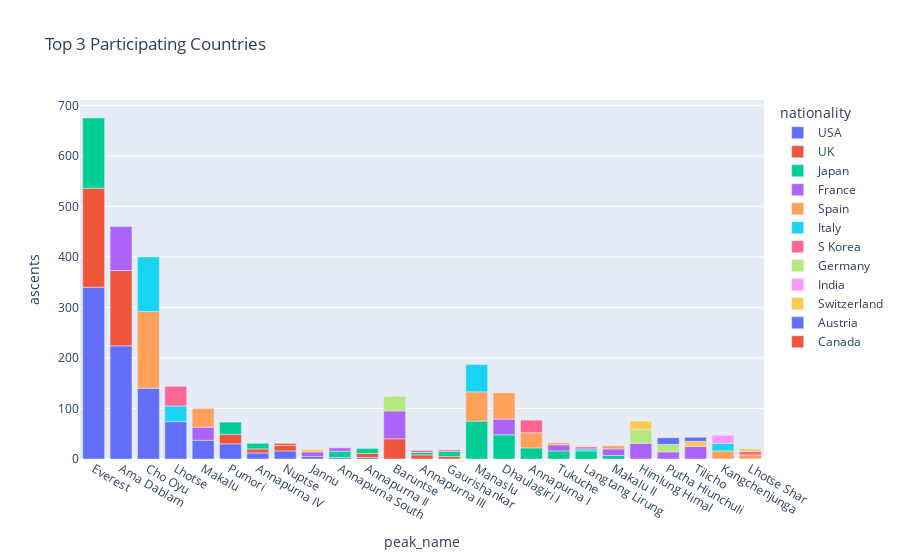

Notebook code for this chart:
### Markdown cell above
If you want to climb a mountain in the Himlaya and want to summit, pick Ama Dablam or Cho Oyu (8k mountain)

### Top 3 Countries Participating Most

### Code cell
# Itermediate DF
tmp_df = data\
    .query("peak_name in @top_25_mountains")\
    .groupby(['peak_name', 'nationality'], as_index=False)\
    .agg({'peak_id': 'count'}).rename(columns={'peak_id': 'ascents'})

top_countries_on_top_peaks = pd.DataFrame()
for peak in top_25_mountains:
    top_countries_on_top_peaks = top_countries_on_top_peaks.append(
        tmp_df.query('peak_name == @peak').sort_values('ascents', ascending=False)[:3]
    )
    
fig = px.bar(top_countries_on_top_peaks,
             x='peak_name',
             y='ascents',
             color='nationality',
             title='Top 3 Participating Countries',
             color_continuous_scale=px.colors.sequential.Bluyl) 
fig.show()

### Figure 1 — Plotly figure (JSON) as saved in the notebook; plotly's stock layout.template omitted (floating-point values rounded to 4 significant figures)
{"data": [{"alignmentgroup": "True", "hovertemplate": "nationality=USA<br>peak_name=%{x}<br>ascents=%{y}<extra></extra>", "legendgroup": "USA", "marker": {"color": "#636efa"}, "name": "USA", "offsetgroup": "USA", "orientation": "v", "showlegend": true, "textposition": "auto", "type": "bar", "x": ["Everest", "Ama Dablam", "Cho Oyu", "Lhotse", "Makalu", "Pumori", "Annapurna IV", "Nuptse", "Jannu", "Annapurna South", "Annapurna II"], "xaxis": "x", "y": [340, 224, 140, 74, 37, 30, 12, 16, 5, 3, 3], "yaxis": "y"}, {"alignmentgroup": "True", "hovertemplate": "nationality=UK<br>peak_name=%{x}<br>ascents=%{y}<extra></extra>", "legendgroup": "UK", "marker": {"color": "#EF553B"}, "name": "UK", "offsetgroup": "UK", "orientation": "v", "showlegend": true, "textposition": "auto", "type": "bar", "x": ["Everest", "Ama Dablam", "Baruntse", "Pumori", "Annapurna IV", "Nuptse", "Annapurna III", "Annapurna II", "Gaurishankar"], "xaxis": "x", "y": [196, 149, 40, 19, 8, 11, 8, 8, 5], "yaxis": "y"}, {"alignmentgroup": "True", "hovertemplate": "nationality=Japan<br>peak_name=%{x}<br>ascents=%{y}<extra></extra>", "legendgroup": "Japan", "marker": {"color": "#00cc96"}, "name": "Japan", "offsetgroup": "Japan", "orientation": "v", "showlegend": true, "textposition": "auto", "type": "bar", "x": ["Everest", "Manaslu", "Dhaulagiri I", "Pumori", "Annapurna I", "Annapurna IV", "Tukuche", "Langtang Lirung", "Makalu II", "Annapurna III", "Annapurna South", "Annapurna II", "Gaurishankar"], "xaxis": "x", "y": [139, 75, 48, 24, 22, 11, 16, 16, 7, 5, 12, 10, 10], "yaxis": "y"}, {"alignmentgroup": "True", "hovertemplate": "nationality=France<br>peak_name=%{x}<br>ascents=%{y}<extra></extra>", "legendgroup": "France", "marker": {"color": "#ab63fa"}, "name": "France", "offsetgroup": "France", "orientation": "v", "showlegend": true, "textposition": "auto", "type": "bar", "x": ["Ama Dablam", "Dhaulagiri I", "Makalu", "Baruntse", "Himlung Himal", "Putha Hiunchuli", "Tilicho", "Tukuche", "Makalu II", "Jannu", "Annapurna South"], "xaxis": "x", "y": [87, 31, 26, 55, 31, 14, 25, 12, 13, 9, 7], "yaxis": "y"}, {"alignmentgroup": "True", "hovertemplate": "nationality=Spain<br>peak_name=%{x}<br>ascents=%{y}<extra></extra>", "legendgroup": "Spain", "marker": {"color": "#FFA15A"}, "name": "Spain", "offsetgroup": "Spain", "orientation": "v", "showlegend": true, "textposition": "auto", "type": "bar", "x": ["Cho Oyu", "Manaslu", "Dhaulagiri I", "Makalu", "Annapurna I", "Kangchenjunga", "Tukuche", "Makalu II", "Lhotse Shar"], "xaxis": "x", "y": [152, 58, 52, 37, 30, 16, 4, 6, 8], "yaxis": "y"}, {"alignmentgroup": "True", "hovertemplate": "nationality=Italy<br>peak_name=%{x}<br>ascents=%{y}<extra></extra>", "legendgroup": "Italy", "marker": {"color": "#19d3f3"}, "name": "Italy", "offsetgroup": "Italy", "orientation": "v", "showlegend": true, "textposition": "auto", "type": "bar", "x": ["Cho Oyu", "Manaslu", "Lhotse", "Kangchenjunga", "Langtang Lirung"], "xaxis": "x", "y": [108, 54, 31, 15, 4], "yaxis": "y"}, {"alignmentgroup": "True", "hovertemplate": "nationality=S Korea<br>peak_name=%{x}<br>ascents=%{y}<extra></extra>", "legendgroup": "S Korea", "marker": {"color": "#FF6692"}, "name": "S Korea", "offsetgroup": "S Korea", "orientation": "v", "showlegend": true, "textposition": "auto", "type": "bar", "x": ["Lhotse", "Annapurna I", "Langtang Lirung", "Annapurna III", "Lhotse Shar", "Gaurishankar"], "xaxis": "x", "y": [39, 25, 4, 4, 7, 3], "yaxis": "y"}, {"alignmentgroup": "True", "hovertemplate": "nationality=Germany<br>peak_name=%{x}<br>ascents=%{y}<extra></extra>", "legendgroup": "Germany", "marker": {"color": "#B6E880"}, "name": "Germany", "offsetgroup": "Germany", "orientation": "v", "showlegend": true, "textposition": "auto", "type": "bar", "x": ["Baruntse", "Himlung Himal", "Putha Hiunchuli"], "xaxis": "x", "y": [29, 28, 15], "yaxis": "y"}, {"alignmentgroup": "True", "hovertemplate": "nationality=India<br>peak_name=%{x}<br>ascents=%{y}<extra></extra>", "legendgroup": "India", "marker": {"color": "#FF97FF"}, "name": "India", "offsetgroup": "India", "orientation": "v", "showlegend": true, "textposition": "auto", "type": "bar", "x": ["Kangchenjunga"], "xaxis": "x", "y": [16], "yaxis": "y"}, {"alignmentgroup": "True", "hovertemplate": "nationality=Switzerland<br>peak_name=%{x}<br>ascents=%{y}<extra></extra>", "legendgroup": "Switzerland", "marker": {"color": "#FECB52"}, "name": "Switzerland", "offsetgroup": "Switzerland", "orientation": "v", "showlegend": true, "textposition": "auto", "type": "bar", "x": ["Himlung Himal", "Tilicho", "Jannu", "Lhotse Shar"], "xaxis": "x", "y": [16, 10, 5, 5], "yaxis": "y"}, {"alignmentgroup": "True", "hovertemplate": "nationality=Austria<br>peak_name=%{x}<br>ascents=%{y}<extra></extra>", "legendgroup": "Austria", "marker": {"color": "#636efa"}, "name": "Austria", "offsetgroup": "Austria", "orientation": "v", "showlegend": true, "textposition": "auto", "type": "bar", "x": ["Putha Hiunchuli", "Tilicho"], "xaxis": "x", "y": [13, 8], "yaxis": "y"}, {"alignmentgroup": "True", "hovertemplate": "nationality=Canada<br>peak_name=%{x}<br>ascents=%{y}<extra></extra>", "legendgroup": "Canada", "marker": {"color": "#EF553B"}, "name": "Canada", "offsetgroup": "Canada", "orientation": "v", "showlegend": true, "textposition": "auto", "type": "bar", "x": ["Nuptse"], "xaxis": "x", "y": [4], "yaxis": "y"}], "layout": {"barmode": "relative", "legend": {"title": {"text": "nationality"}, "tracegroupgap": 0}, "title": {"text": "Top 3 Participating Countries"}, "xaxis": {"anchor": "y", "domain": [0, 1], "title": {"text": "peak_name"}}, "yaxis": {"anchor": "x", "domain": [0, 1], "title": {"text": "ascents"}}}}
